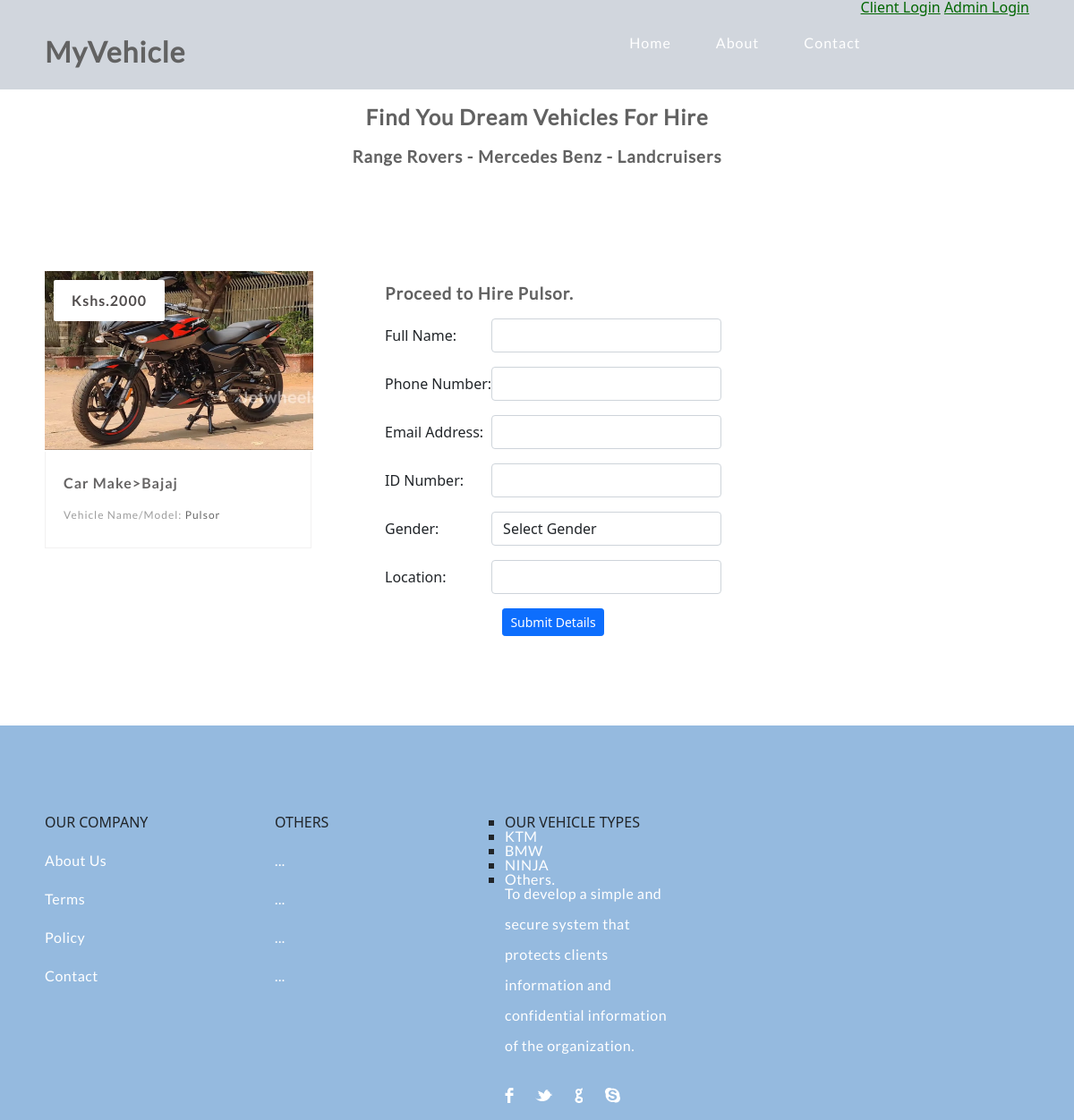
The page /book_car.php?id=1 on the database its author committed.
### tables this page shows
CREATE TABLE `cars` (
  `car_id` int(11) NOT NULL,
  `car_name` varchar(255) NOT NULL,
  `car_type` varchar(255) NOT NULL,
  `image` text NOT NULL,
  `hire_cost` int(11) NOT NULL,
  `capacity` int(11) NOT NULL,
  `status` varchar(255) NOT NULL DEFAULT 'Available'
);

### book_car.php (the view, shortened to what this page needs)
<?php
	include 'includes/config.php';
?>
<!DOCTYPE html>
<html lang="en">
<head>
<link href="https://cdn.jsdelivr.net/npm/bootstrap@5.1.3/dist/css/bootstrap.min.css" rel="stylesheet" >
	<link rel="stylesheet" type="text/css" href="css/reset.css">
	<link rel="stylesheet" type="text/css" href="css/responsive.css">
</head>
<body>
<section class="">
		<?php
			include 'header.php';
		?>
			<section class="caption">
				<h2 class="caption" style="text-align: center">Find You Dream Vehicles For Hire</h2>
				<h3 class="properties" style="text-align: center">Range Rovers - Mercedes Benz - Landcruisers</h3>
			</section>
	</section>
	<section class="listings">
		<div class="wrapper">
			<ul class="properties_list">
			<?php
						$sel = "SELECT * FROM cars WHERE car_id = '$_GET[id]'";
						$rs = $conn->query($sel);
						$rws = $rs->fetch_assoc();
			?>
				<li>
					<a href="book_car.php?id=<?php echo $rws['car_id'] ?>">
						<img class="thumb" src="cars/<?php echo $rws['image'];?>" width="300" height="200">
					</a>
					<span class="price"><?php echo 'Kshs.'.$rws['hire_cost'];?></span>
					<div class="property_details">
						<h1>
							<a href="book_car.php?id=<?php echo $rws['car_id'] ?>"><?php echo 'Car Make>'.$rws['car_type'];?></a>
						</h1>
						<h2>Vehicle Name/Model: <span class="property_size"><?php echo $rws['car_name'];?></span></h2>
					</div>
				</li>
				<h3>Proceed to Hire <?php echo $rws['car_name'];?>. </h3>
				<?php
					if(!isset($_SESSION['email']) && (!isset($_SESSION['pass']))){
				?>
				<form method="post">
					<table>
						<tr>
							<td>Full Name:</td>
							<td><input type="text" name="fname" class="form-control" required></td>
						</tr>
						<tr>
							<td>&nbsp;</td>
						</tr>
						<tr>
							<td>Phone Number:</td>
							<td><input type="text"  class="form-control" name="phone" pattern="[0-9]{10}" required></td>
						</tr>
						<tr>
							<td>&nbsp;</td>
						</tr>
						<tr>
							<td>Email Address:</td>
							<td><input type="email"  class="form-control" name="email" required></td>
						</tr>
						<tr>
							<td>&nbsp;</td>
						</tr>
						<tr>
							<td>ID Number:</td>
							<td><input type="text"  class="form-control" name="id_no" required></td>
						</tr>
						<tr>
							<td>&nbsp;</td>
						</tr>
						<tr>
							<td>Gender:</td>
							<td>
								<select  class="form-control" name="gender">
									<option> Select Gender </option>
								</select>
							</td>
						</tr>
						<tr>
							<td>&nbsp;</td>
						</tr>
						<tr>
							<td>Location:</td>
							<td><input type="text"  class="form-control" name="location" required></td>
						</tr>
						<tr>
							<td>&nbsp;</td>
						</tr>
						<tr>
							<td colspan="2" style="text-align:center"><input type="submit" class="btn btn-primary btn-sm" name="save" value="Submit Details"></td>
						</tr>
					</table>
				</form>
				<?php
					} else
						{
							?>
								<a href="pay.php?id=<?php echo $_GET['id']; ?>" id="pay_link">Click to Book</a>
							<?php
						}
				?>
			</ul>
		</div>
	</section>
	<footer>
		<div class="wrapper footer">
			<ul>
				<li class="links">
					<ul>
						<li>OUR COMPANY</li>
						<li><a href="#">About Us</a></li>
						<li><a href="#">Terms</a></li>
						<li><a href="#">Policy</a></li>
						<li><a href="#">Contact</a></li>
					</ul>
				</li>
				<li class="links">
					<ul>
						<li>OTHERS</li>
						<li><a href="#">...</a></li>
						<li><a href="#">...</a></li>
						<li><a href="#">...</a></li>
						<li><a href="#">...</a></li>
					</ul>
				</li>
				<li class="links">
					<ul>
					<ul>
						<li>OUR VEHICLE TYPES</li>
						<li><a href="#">KTM</a></li>
						<li><a href="#">BMW</a></li>
						<li><a href="#">NINJA</a></li>
						<li><a href="#">Others.</a></li>
					</ul>
				<?php include_once "includes/footer.php" ?>

### css/responsive.css (style rules this page uses)
body { background: #fff; }
.wrapper { max-width: 1100px; margin: 0 auto; position: relative; }
h1, h2, h3, h4, h5 ,h6 { color: #626262; font-family: "lato-regular", Helvetica, Arial, sans-serif; letter-spacing: 1px; }
h1 { font-size: 2em; margin: .67em 0 }
h2 { font-size: 1.5em; margin: .75em 0 }
h3 { font-size: 1.17em; margin: .83em 0 }
h1, h2, h3, h4, h5, h6 { font-weight: bolder }
.listings { padding: 100px 0; }
.listings ul.properties_list { list-style: none; overflow: hidden; }
.listings ul.properties_list li { display: block; width: 30.90909090909091%; height: auto; position: relative; float: left; margin: 0 3.636363636363636% 3.636363636363636% 0; }
.listings ul.properties_list li .price { position: absolute; top: 10px; left: 10px; padding: 15px 20px; background: #ffffff; color: #514d4d; font-family: "lato-bold", Helvetica, Arial, sans-serif; font-size: 16px; font-weight: bold; letter-spacing: 1px; border-radius: 2px; -webkit-border-radius: 2px; -moz-border-radius: 2px; -o-border-radius: 2px; }
.listings ul li .property_details { width: 87.64705882352941%; padding: 2.941176470588235% 5.882352941176471% 4.117647058823529% 5.882352941176471%; border-bottom: 1px solid #f2f1f1; border-left: 1px solid #f2f1f1; border-right: 1px solid #f2f1f1; transition: all .2s linear; -webkit-transition: all .2s linear; -moz-transition: all .2s linear; -o-transition: all .2s linear; }
.listings ul li .property_details h1 { color: #666464; font-family: "lato-bold", Helvetica, Arial, sans-serif; font-size: 16px!important; font-weight: bold; margin-bottom: 5px; line-height: 28px; }
.listings ul li .property_details h1 a { text-decoration: none; color: #666464; }
.listings ul li .property_details h2 { color: #9d9d9d; font-family: "lato-regular", Helvetica, Arial, sans-serif; font-size: 12px; line-height: 26px; font-weight: normal; }
.listings ul li .property_details .property_size { color: #676767; }
footer { padding-top: 100px; background: #95badf; }
footer .footer > ul { overflow: hidden; }
footer .footer > ul > li { display: block; float: left; list-style: none; margin-right: 60px; }
footer .footer > ul > li:last-child { margin-right: 0; }
footer .footer > ul > li.links { width: 197px; }
footer ul li.links > ul > li { display: block; width: 100%; list-style: none; margin-bottom: 27px; }
footer ul li.links > ul > li:last-child { margin-bottom: 0; }
footer .footer > ul > li.links li a { text-decoration: none; display: block; color: #fff; font-family: "lato-regular", Helvetica, Arial, sans-serif; font-size: 16px; letter-spacing: .5px; text-align: left; }

### rows shown on the page
cars: image (picture), hire_cost "2000", car_type "Bajaj", car_name "Pulsor"
